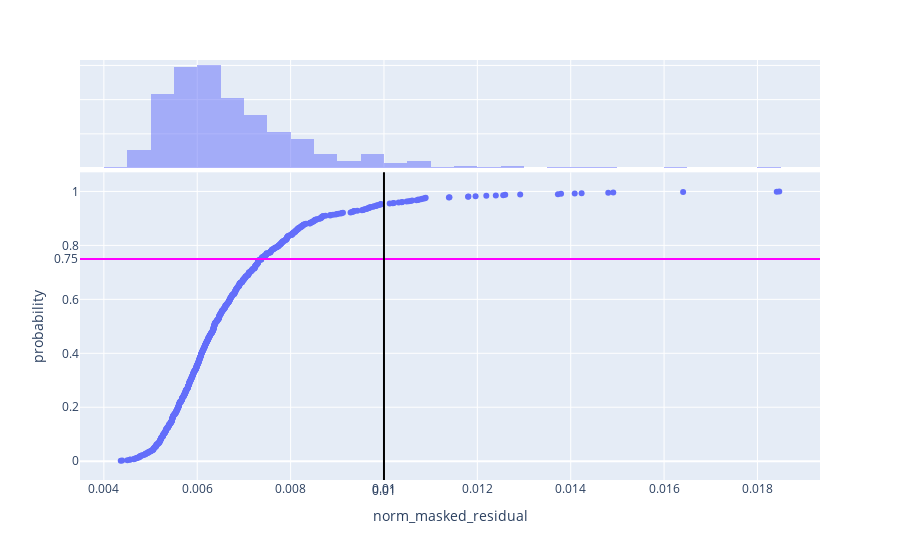

Notebook cell for this chart:
### Code cell
fig = px.ecdf(graphing_df, 
              x = nmr, 
              markers = True, 
              lines = False, 
              #facet_col = "Run ", 
              marginal = "histogram") #, facet_col_wrap = 1) # 

yval = 0.75
fig.add_hline(y = yval, 
              row = 1,
              col = 1,
              line_color = "magenta",
              annotation_text=f"{yval}", #from Run7", 
              annotation_position="left")

# fig.add_hline(y = 0.69,
#               row = 1,
#               col = 2,
#               line_color = "cyan",
#               annotation_text="0.78", # from Run6", 
#               annotation_position="right")

cutoff_val = 0.01
fig.add_vline(x = cutoff_val, 
              row = 1,
              line_color = "black",
              annotation_text= f"{cutoff_val}", 
              annotation_position="bottom")

# fig.add_trace(go.Scatter(x = np.ones(len(nmr2_lim))*0.004, y = np.linspace(0,1,num = len(nmr2_lim)), mode = "lines"))
# fig.add_trace(go.Scatter(x = np.linspace(0.002, 0.01, num = len(nmr2_lim)), y = np.ones(len(nmr2_lim))*0.75, mode = "lines"))

# fig.add_trace(go.Scatter(x = np.ones(len(nmr2_lim))*0.004, y = np.linspace(0,1,num = len(nmr2_lim))))
# fig.add_trace(go.Scatter(x = np.linspace(0.002, 0.01, num = len(nmr2_lim)), y = np.ones(len(nmr2_lim))*0.75))


fig.show()

### Figure 1 — Plotly figure (JSON) as saved in the notebook; plotly's stock layout.template omitted (floating-point values rounded to 4 significant figures; data arrays with more than 128 entries replaced by an {"elided": "..."} marker saying what was removed)
{"data": [{"hovertemplate": "norm_masked_residual=%{x}<br>probability=%{y}<extra></extra>", "legendgroup": "", "line": {"dash": "solid", "shape": "hv"}, "marker": {"color": "#636efa", "symbol": "circle"}, "mode": "markers", "name": "", "orientation": "v", "showlegend": false, "type": "scatter", "x": {"elided": "799 float values"}, "xaxis": "x", "y": {"elided": "799 float values"}, "yaxis": "y"}, {"alignmentgroup": "True", "bingroup": "x", "hovertemplate": "norm_masked_residual=%{x}<br>count=%{y}<extra></extra>", "legendgroup": "", "marker": {"color": "#636efa"}, "name": "", "offsetgroup": "", "opacity": 0.5, "showlegend": false, "type": "histogram", "x": {"elided": "799 float values"}, "xaxis": "x2", "yaxis": "y2"}], "layout": {"annotations": [{"showarrow": false, "text": "0.75", "x": 0, "xanchor": "right", "xref": "x domain", "y": 0.75, "yanchor": "middle", "yref": "y"}, {"showarrow": false, "text": "0.01", "x": 0.01, "xanchor": "center", "xref": "x", "y": 0, "yanchor": "top", "yref": "y domain"}], "autosize": true, "barmode": "overlay", "legend": {"tracegroupgap": 0}, "margin": {"t": 60}, "shapes": [{"line": {"color": "magenta"}, "type": "line", "x0": 0, "x1": 1, "xref": "x domain", "y0": 0.75, "y1": 0.75, "yref": "y"}, {"line": {"color": "black"}, "type": "line", "x0": 0.01, "x1": 0.01, "xref": "x", "y0": 0, "y1": 1, "yref": "y domain"}], "xaxis": {"anchor": "y", "autorange": true, "domain": [0, 1], "range": [0.003519, 0.01931], "title": {"text": "norm_masked_residual"}, "type": "linear"}, "xaxis2": {"anchor": "y2", "autorange": true, "domain": [0, 1], "matches": "x", "range": [0.003519, 0.01931], "showgrid": true, "showticklabels": false, "type": "linear"}, "yaxis": {"anchor": "x", "autorange": true, "domain": [0, 0.7326], "range": [-0.08449, 1.086], "title": {"text": "probability"}, "type": "linear"}, "yaxis2": {"anchor": "x2", "autorange": true, "domain": [0.7426, 1], "matches": "y2", "range": [0, 157.9], "showgrid": true, "showline": false, "showticklabels": false, "ticks": ""}}}
